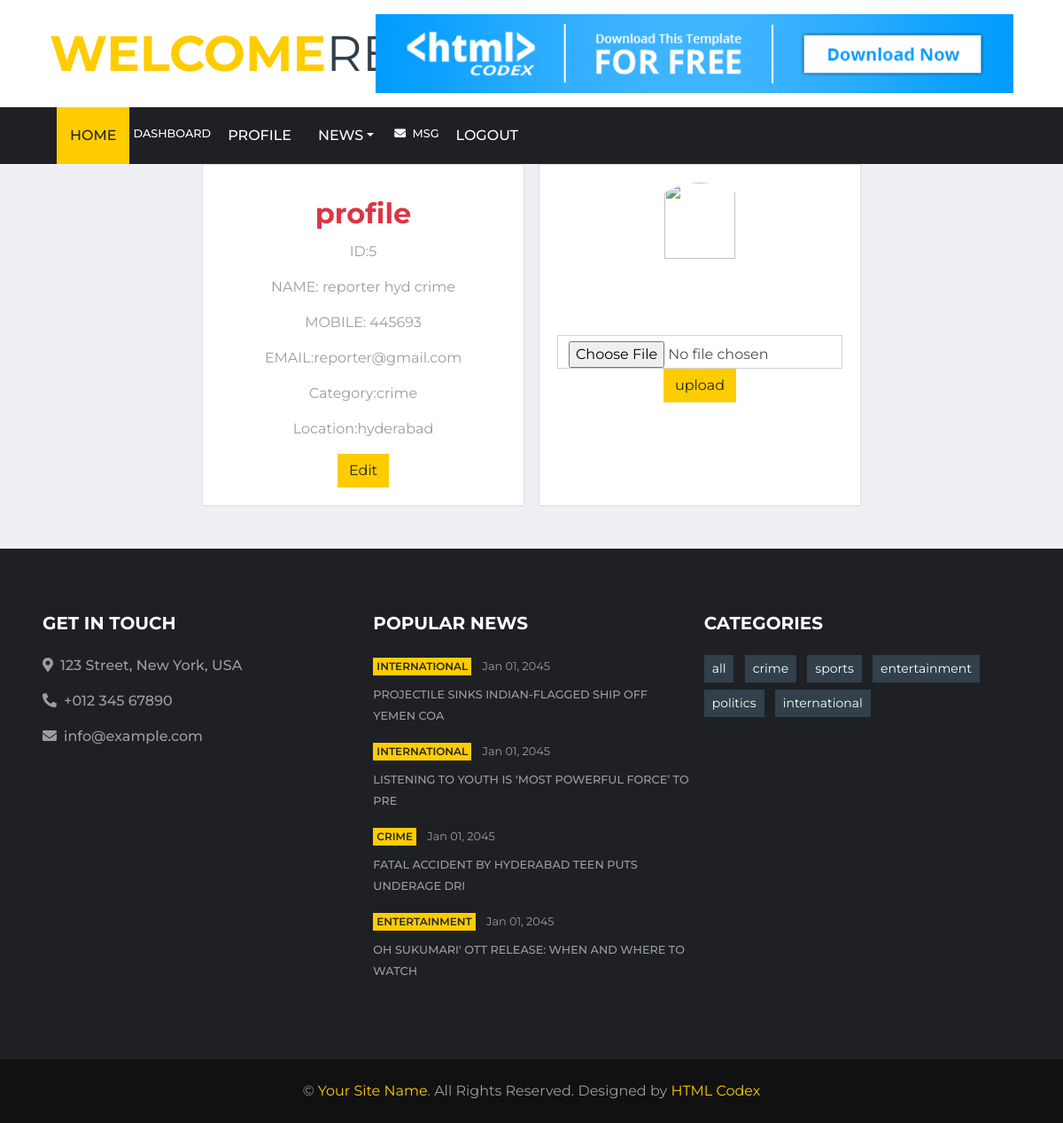
The page /db.php?editor (signed in) on the database its author committed.
### tables this page shows
CREATE TABLE `user_details` (
  `uid` int(5) NOT NULL,
  `name` text NOT NULL,
  `mobile` varchar(10) NOT NULL,
  `email` varchar(50) NOT NULL,
  `password` varchar(10) NOT NULL,
  `role` text NOT NULL,
  `photo` varchar(50) NOT NULL,
  `cat_id` int(5) NOT NULL,
  `loc_id` int(5) NOT NULL,
  `is_verified` int(5) NOT NULL DEFAULT 0,
  `is_deleted` int(5) NOT NULL DEFAULT 0
);

CREATE TABLE `category` (
  `cat_id` int(5) NOT NULL,
  `category` text NOT NULL
);

CREATE TABLE `location` (
  `loc_id` int(5) NOT NULL,
  `location` text NOT NULL
);

CREATE TABLE `news_table` (
  `nid` int(5) NOT NULL,
  `heading` varchar(50) NOT NULL,
  `n_category_id` int(5) NOT NULL,
  `n_location_id` int(5) NOT NULL,
  `description` varchar(5000) NOT NULL,
  `reporter_id` int(5) NOT NULL,
  `news_image` varchar(50) NOT NULL,
  `posted_date` date NOT NULL DEFAULT current_timestamp(),
  `views` int(5) NOT NULL,
  `is_delete` int(5) NOT NULL DEFAULT 0,
  `is_publish` int(5) NOT NULL DEFAULT 0,
  `is_breaking` int(5) NOT NULL DEFAULT 0
);

### profile.php (the view, shortened to what this page needs)
<?php
$uid=$_SESSION['uid'];
$role=$_SESSION['role'];
$sql="select * from user_details
 INNER JOIN category ON user_details.cat_id=category.cat_id
 INNER JOIN location ON user_details.loc_id=location.loc_id
where uid='$uid'";
$result=mysqli_query($conn,$sql);
$arr=mysqli_fetch_array($result);
 if($role=='admin')
    {
        include "admin_header.php";
    }
    elseif($role=='editor')
        {
           include "editor_header.php";
        }
        elseif($role=='reporter')
        {
            include "reporter_header.php";
        }
        elseif($role=='member')
        {
            include "member_header.php";
        }
?>
    <div class="container">
        <div class="row justify-content-center">
            <div class="col-4">
                <div class="card w-100 h-100">
                    <div class="card-body text-center">
                        <h2 class="card-title text-danger"> profile</h2>
                        <p class="card-text">ID:<?php echo $arr['uid'];?> </p>
                        <p class="card-text">NAME: <?php echo $arr['name'];?> </p>
                        <p class="card-text">MOBILE: <?php echo $arr['mobile'];?></p>
                        <p class="card-text">EMAIL:<?php echo $arr['email'];?></p>
                        <p class="card-text">Category:<?php echo $arr['category'];?></p>
                        <p class="card-text">Location:<?php echo $arr['location'];?></p>
                        <a href="db.php?editpro=<?php echo $arr['uid']?>" class="btn btn-primary">Edit</a>
                    </div>
                </div>
            </div>
            <div class="col-4">
                <div class="card w-100 h-100">
                    <div class="card-body text-center">
                       <img src="<?php echo $arr['photo']?>"  class="rounded-circle h-50 w-50" alt="">
                        <form action="db.php" method="post" enctype="multipart/form-data">
                                <input class="form-control" type="file" name="img">
                                <input type="submit" value="upload" name="pic" class="btn btn-primary">
                        </form>
                    </div>
                </div>
            </div>
        </div>
    </div>
<?php
include "footer.php";
?>

### footer.php (shortened to what this page needs)
    <div class="container-fluid bg-dark pt-5 px-sm-3 px-md-5 mt-5">
        <div class="row py-4">
            <div class="col-lg-4 col-md-6 mb-5">
                <h5 class="mb-4 text-white text-uppercase font-weight-bold">Get In Touch</h5>
                <p class="font-weight-medium"><i class="fa fa-map-marker-alt mr-2"></i>123 Street, New York, USA</p>
                <p class="font-weight-medium"><i class="fa fa-phone-alt mr-2"></i>+012 345 67890</p>
                <p class="font-weight-medium"><i class="fa fa-envelope mr-2"></i>info@example.com</p>
            </div>
            <div class="col-lg-4 col-md-6 mb-5">
            <?php
            $conn= mysqli_connect("localhost","root","","news");
            $sql = "SELECT news_table.*, category.*, COUNT(likes.like_id) AS total_likes
                    FROM news_table
                    LEFT JOIN likes
                        ON news_table.nid = likes.news_id
                    INNER JOIN category
                        ON news_table.n_category_id = category.cat_id
                    GROUP BY news_table.nid
                    ORDER BY total_likes DESC
                    LIMIT 4";
                $result = mysqli_query($conn, $sql);
            ?>
                <h5 class="mb-4 text-white text-uppercase font-weight-bold">Popular News</h5>
                <?php foreach($result as $row){?>
                <div class="mb-3">
                    <div class="mb-2">
                        <a class="badge badge-primary text-uppercase font-weight-semi-bold p-1 mr-2" href=""><?php echo $row['category'] ?></a>
                        <a class="text-body" href=""><small>Jan 01, 2045</small></a>
                    </div>
                    <a class="small text-body text-uppercase font-weight-medium" href="db.php?singlenews2=<?php echo $row['nid'] ?>"><?php echo $row['heading'] ?></a>
                </div>
                <?php } ?>
            </div>
            <div class="col-lg-4 col-md-6 mb-5">
                <h5 class="mb-4 text-white text-uppercase font-weight-bold">Categories</h5>
                <?php
                    $sqlc = "select * from category";
                    $resultc = mysqli_query($conn, $sqlc);
                ?>
                <div class="m-n1">
                    <?php foreach($resultc as $rowc)  { ?>
                    <a href="index.php?catcat=<?php echo $rowc['category'] ?>" class="btn btn-sm btn-secondary m-1"><?php echo $rowc['category'] ?></a>
                    <?php }?>
                </div>
            </div>
        </div>
    </div>
    <div class="container-fluid py-4 px-sm-3 px-md-5" style="background: #111111;">
        <p class="m-0 text-center">&copy; <a href="#">Your Site Name</a>. All Rights Reserved.
        Designed by <a href="https://htmlcodex.com">HTML Codex</a></p>
    </div>
</body>
</html>

### rows shown on the page
user_details: uid "5", name "reporter hyd crime", mobile "445693", email "reporter@gmail.com", cat.category "crime", loc.location "hyderabad"
news_table: n_category.category "INTERNATIONAL", heading "PROJECTILE SINKS INDIAN-FLAGGED SHIP OFF YEMEN COA"
news_table: n_category.category "INTERNATIONAL", heading "LISTENING TO YOUTH IS ‘MOST POWERFUL FORCE’ TO PRE"
news_table: n_category.category "CRIME", heading "FATAL ACCIDENT BY HYDERABAD TEEN PUTS UNDERAGE DRI"
news_table: n_category.category "ENTERTAINMENT", heading "OH SUKUMARI' OTT RELEASE: WHEN AND WHERE TO WATCH"
category: category "all"
category: category "crime"
category: category "sports"
category: category "entertainment"
category: category "politics"
category: category "international"
